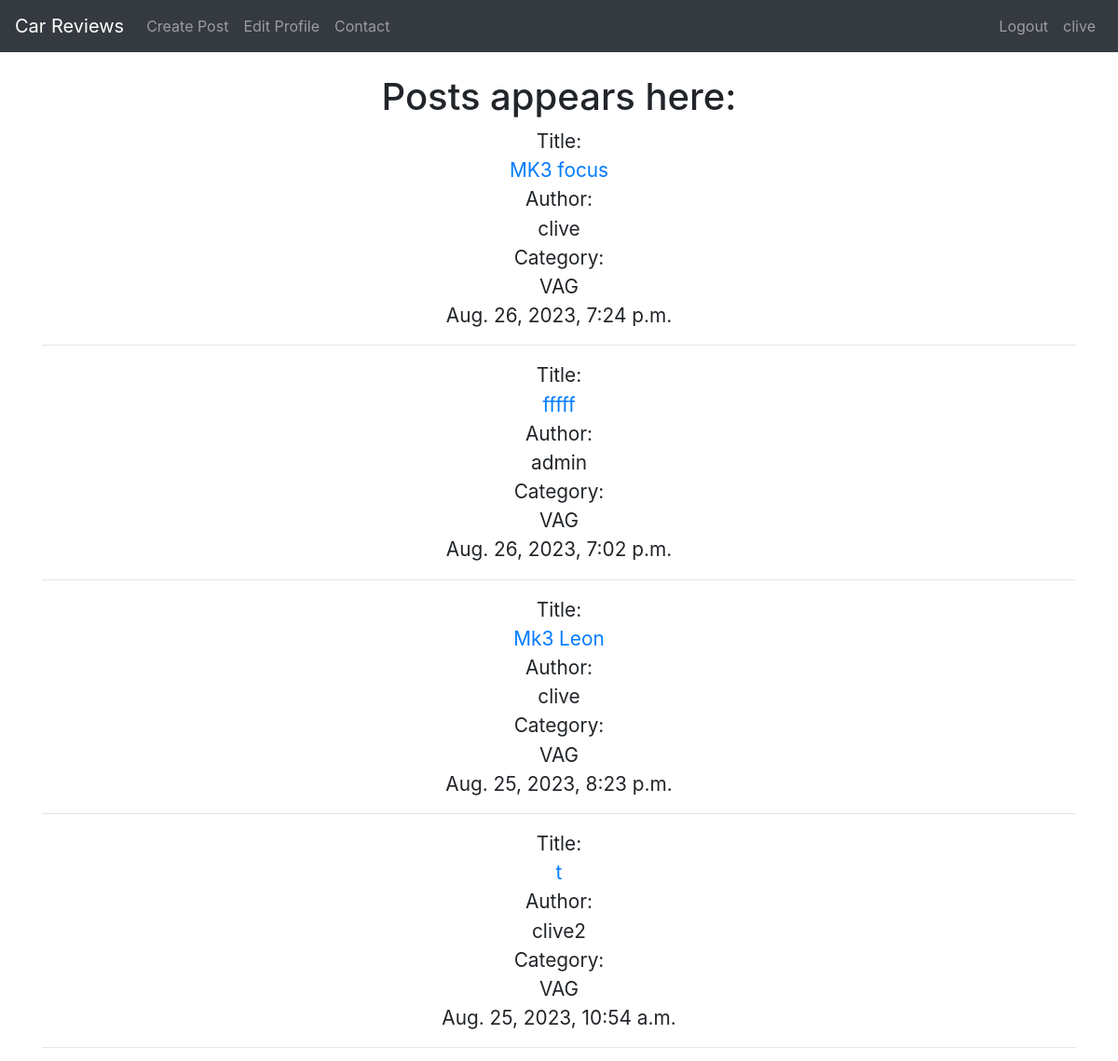
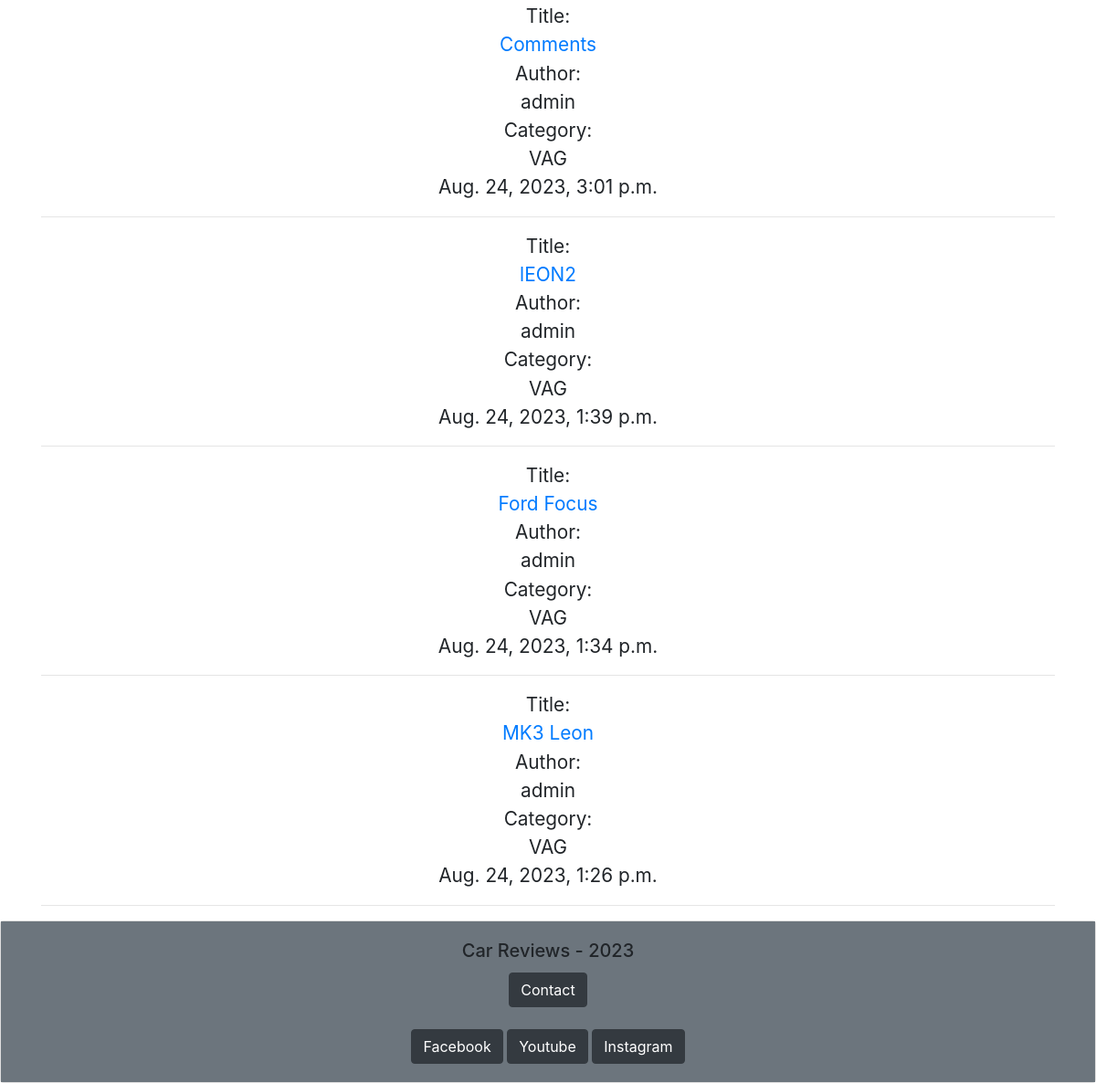
The page / (signed in) on the database its author committed (2 pictures, top to bottom).
### blog/models.py (models this page shows, shortened)
class Post(models.Model):
    title = models.CharField(max_length=200, unique=True)
    image = models.ImageField(null=True, upload_to="media/")
    title_tag = models.CharField(max_length=200)
    author = models.ForeignKey(User, on_delete=models.CASCADE, related_name='blog_posts')
    created_on = models.DateTimeField(auto_now_add=True)
    updated_on = models.DateTimeField(auto_now_add=True)
    content = RichTextField(blank=True, null=True)
    category = models.TextField(default='VAG')
    likes = models.ManyToManyField(User, related_name='carreview')

### blog/views.py (the view)
# urls.py: path('', view.as_view(), name='home'),
class view(ListView):
    model = Post
    template_name = 'index.html'
    ordering = ['-created_on']

### templates/index.html (shortened to what this page needs)
{% extends 'base.html' %}
    {% block content %}
    <h1 class="text-center test">Posts appears here:</h1>
    <ul class="text-center list-unstyled post-detail">
    {% for post in object_list %}
        <li class="details">Title:<br><a href="{% url 'post-details' post.pk %}">{{ post.title }}</a> <br>Author:<br> {{ post.author }} <br>Category:<br> {{ post.category }}<br>{{ post.content|slice:":0 "}} {{ post.created_on }}<hr></li>
    {% endfor %}
    </ul>
    {% endblock %}

### templates/base.html (shortened to what this page needs)
{% load static %}
<!doctype html>
<html lang="en">
<head>
    <link rel="stylesheet" href="https://cdn.jsdelivr.net/npm/bootstrap@4.6.2/dist/css/bootstrap.min.css"
>
    <link rel="stylesheet" href="static/css/style.css">
</head>
<body>
    <nav class="navbar navbar-expand-lg navbar-dark bg-dark">
        <a class="navbar-brand" href="{% url 'home' %}">Car Reviews</a>
        <div class="collapse navbar-collapse" id="navbarNav">
            <ul class="navbar-nav">
                {% if user.is_authenticated %}
                <li class="nav-item">
                    <a class="nav-link" href="{% url 'create_post' %}">Create Post</a>
                </li>
                <li class="nav-item">
                    <a class="nav-link" href="{% url 'edit_profile' %}">Edit Profile</a>
                </li>
                <li class="nav-item">
                    <a class="nav-link" href="{% url 'contact' %}">Contact</a>
                </li>
                {% endif %}
            </ul>
            {% if user.is_authenticated %}
            <ul class="navbar-nav ml-auto">
                <li class="nav-item">
                    <a class="nav-link" href="{% url 'logout' %}">Logout</a>
                </li>
                <li class="nav-item">
                    <a class="nav-link" href="#">
                        {{ user.username }}
                    </a>
                </li>
            </ul>
            {% endif %}
        </div>
    </nav>
    <br>
    <div class="container">
        {% block content %}
        {% endblock %}
    </div>
    <div class="card">
        <div class="card-body text-center bg-secondary">
            <h5 class="card-title">Car Reviews - 2023 </h5>
            {% if user.is_authenticated %}
            <a class="btn btn-dark" href="{% url 'contact' %}">Contact</a>
            {% endif %}
            <br><br>
            <a href="https://www.facebook.com/" class="btn btn-dark" target="_blank">Facebook</a>
            <a href="https://www.youtube.com/" class="btn btn-dark" target="_blank">Youtube</a>
            <a href="https://www.instagram.com/" class="btn btn-dark" target="_blank">Instagram</a>
        </div>
    </div>
</body>
</html>

### static/css/style.css (style rules this page uses)
.post-detail { font-size: 1.3em; }

### rows shown on the page
Post: title "MK3 focus", author "clive", category "VAG", created_on "Aug. 26, 2023, 7:24 p.m."
Post: title "fffff", author "admin", category "VAG", created_on "Aug. 26, 2023, 7:02 p.m."
Post: title "Mk3 Leon", author "clive", category "VAG", created_on "Aug. 25, 2023, 8:23 p.m."
Post: title "t", author "clive2", category "VAG", created_on "Aug. 25, 2023, 10:54 a.m."
Post: title "Comments", author "admin", category "VAG", created_on "Aug. 24, 2023, 3:01 p.m."
Post: title "lEON2", author "admin", category "VAG", created_on "Aug. 24, 2023, 1:39 p.m."
Post: title "Ford Focus", author "admin", category "VAG", created_on "Aug. 24, 2023, 1:34 p.m."
Post: title "MK3 Leon", author "admin", category "VAG", created_on "Aug. 24, 2023, 1:26 p.m."

### other values the page prints
{{ user.username }} "clive"
